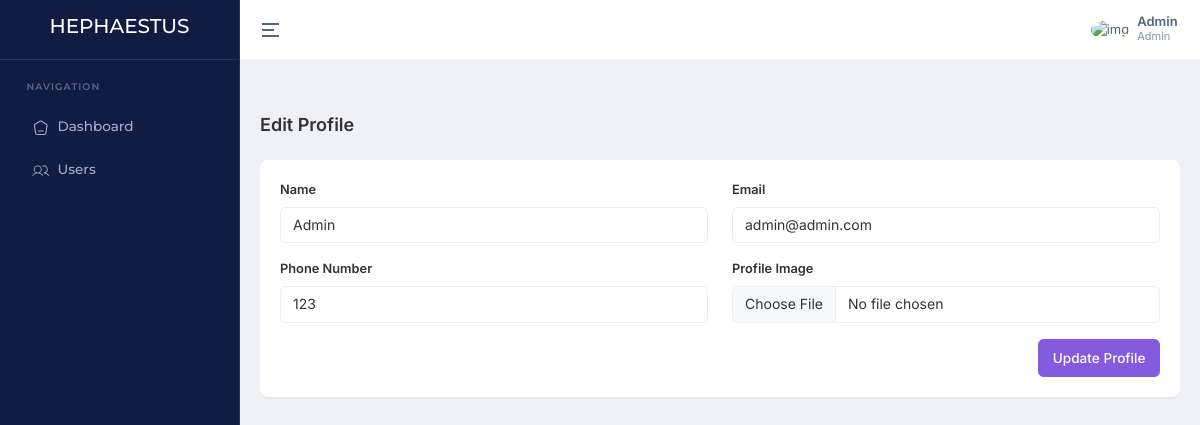
Screenshot of /profile/ (signed in) with the database file from the repository.
### account/models.py (models this page shows, shortened)
class User(AbstractBaseUser, PermissionsMixin):
    ROLE_CHOICES = (
        ('Admin', 'Admin'),
        ('Director', 'Director'),
        ('Teacher', 'Teacher'),
        ('Student', 'Student'),
    )
    email = models.EmailField(unique=True)
    name = models.CharField(max_length=255)
    slug = models.SlugField(unique=True, blank=True)
    phone_number = models.CharField(max_length=15, unique=True)
    image = ProcessedImageField(
        upload_to=user_image_path,
        processors=[ResizeToFill(720, 720)],
        format='JPEG',
        options={'quality': 90},
        null=True,
        blank=True,
    )
    role = models.CharField(max_length=30, choices=ROLE_CHOICES)
    added_by = models.ForeignKey('self', on_delete=models.CASCADE, null=True, blank=True, related_name='added_users')
    created_at = models.DateTimeField(default=timezone.now)
    updated_at = models.DateTimeField(auto_now=True)
    is_active = models.BooleanField(default=True)
    is_staff = models.BooleanField(default=False)
    objects = CustomUserManager()
    USERNAME_FIELD = 'phone_number'
    REQUIRED_FIELDS = ['name', 'email']

### account/views.py (the view)
# urls.py: path('profile/', editProfile, name='editProfile'),
@login_required
def editProfile(request):
    if request.method == 'POST':
        form = UserProfileForm(request.POST, request.FILES, instance=request.user)
        if form.is_valid():
            form.save()
            messages.success(request, 'Your profile has been updated successfully.')
            return redirect('auth:editProfile')
    else:
        form = UserProfileForm(instance=request.user)
    context = {
        'form': form,
        'logged_in_user': request.user
    }
    return render(request, 'pages/auth/profile.html', context)

### account/forms.py
class UserProfileForm(forms.ModelForm):
    class Meta:
        model = User
        fields = ['name', 'email', 'phone_number', 'image']
        widgets = {
            'name': forms.TextInput(attrs={'class': 'form-control'}),
            'email': forms.EmailInput(attrs={'class': 'form-control'}),
            'phone_number': forms.TextInput(attrs={'class': 'form-control'}),
            'image': forms.FileInput(attrs={'class': 'form-control'}),
        }
    def __init__(self, *args, **kwargs):
        super().__init__(*args, **kwargs)
        self.fields['image'].required = False

### templates/pages/auth/profile.html (shortened to what this page needs)
{% extends "layouts/app.html" %}
{% block content %}
<div class="container-fluid">
    <div class="d-md-flex d-block align-items-center justify-content-between my-4 page-header-breadcrumb">
        <h1 class="page-title fw-semibold fs-18 mb-0">Edit Profile</h1>
    </div>
    <div class="row">
        <div class="col-xl-12">
            <div class="card custom-card">
                <div class="card-body">
                    <form method="post" enctype="multipart/form-data">
                        <div class="row">
                            <div class="col-md-6 mb-3">
                                <label for="{{ form.name.id_for_label }}" class="form-label">Name</label>
                                {{ form.name }}
                            </div>
                            <div class="col-md-6 mb-3">
                                <label for="{{ form.email.id_for_label }}" class="form-label">Email</label>
                                {{ form.email }}
                            </div>
                            <div class="col-md-6 mb-3">
                                <label for="{{ form.phone_number.id_for_label }}" class="form-label">Phone Number</label>
                                {{ form.phone_number }}
                            </div>
                            <div class="col-md-6 mb-3">
                                <label for="{{ form.image.id_for_label }}" class="form-label">Profile Image</label>
                                {{ form.image }}
                            </div>
                        </div>
                        <div class="text-end">
                            <button type="submit" class="btn btn-primary">Update Profile</button>
                        </div>
                    </form>
                </div>
            </div>
        </div>
    </div>
</div>
{% endblock %}

### templates/inc/header.html (shortened to what this page needs)
<header class="app-header">
    <div class="main-header-container container-fluid">
        <div class="header-content-left">
            <div class="header-element">
                <a aria-label="Hide Sidebar" class="sidemenu-toggle header-link animated-arrow hor-toggle horizontal-navtoggle" data-bs-toggle="sidebar" href="javascript:void(0);"><span></span></a>
            </div>
        </div>
        <div class="header-content-right">
            <div class="header-element">
                <a href="javascript:void(0);" class="header-link dropdown-toggle" id="mainHeaderProfile" data-bs-toggle="dropdown" data-bs-auto-close="outside" aria-expanded="false">
                    <div class="d-flex align-items-center">
                        <div class="me-sm-2 me-0">
                            <img src="https://cdn.pixabay.com/photo/2015/10/05/22/37/blank-profile-picture-973460_960_720.png" alt="img" width="32" height="32" class="rounded-circle">
                        </div>
                        <div class="d-sm-block d-none">
                            <p class="fw-semibold mb-0 lh-1">{{ request.user.name }}</p>
                            <span class="op-7 fw-normal d-block fs-11">{{ request.user.role }}</span>
                        </div>
                    </div>
                </a>
            </div>
        </div>
    </div>
</header>

### rows the page displays
User: user.name "Admin", user.role "Admin", name "Admin", email "admin@admin.com", phone_number "123"
